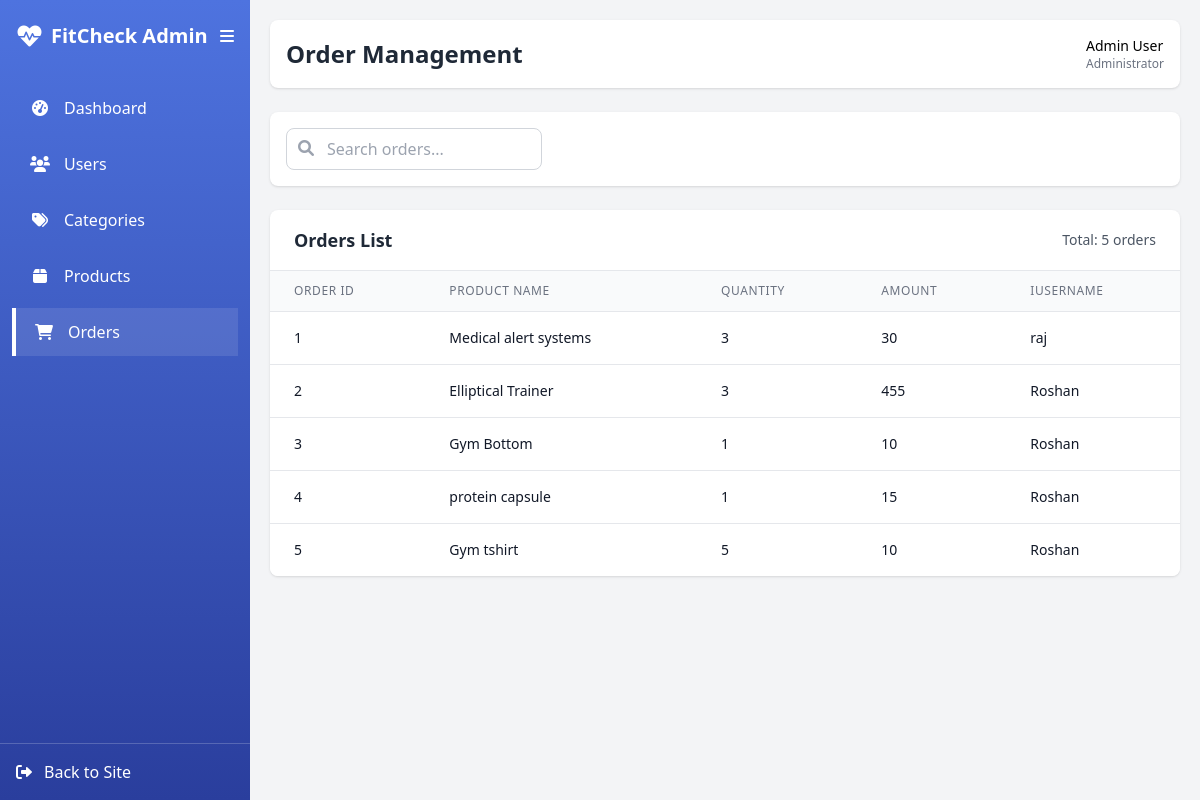
The page /admin_order.php on the database its author committed.
### tables this page shows
CREATE TABLE `tbl_order` (
  `oid` int(11) NOT NULL,
  `pid` int(11) NOT NULL,
  `pname` varchar(50) NOT NULL,
  `pic` varchar(200) NOT NULL,
  `status` int(11) NOT NULL DEFAULT 0,
  `qty` int(11) NOT NULL,
  `price` int(11) NOT NULL,
  `username` varchar(150) NOT NULL
);

### admin_order.php (the view, shortened to what this page needs)
<?php
include 'connect.php';
$query = "SELECT * FROM tbl_order WHERE status=1";
$result = mysqli_query($con, $query);
$arr = [];
while ($row = mysqli_fetch_assoc($result)) {
    $arr[] = $row;
}
?>
<!DOCTYPE html>
<html lang="en">
<head>
    <script src="https://cdn.tailwindcss.com"></script>
    <link rel="stylesheet" href="https://cdnjs.cloudflare.com/ajax/libs/font-awesome/6.0.0-beta3/css/all.min.css">
</head>
<body class="bg-gray-100">
    <div class="flex">
        <div
            class="sidebar bg-gradient-to-b from-primary to-[#2a3e9d] text-white h-screen fixed top-0 left-0 pt-5 overflow-y-auto">
            <div class="flex items-center justify-between px-4">
                <h1 class="text-xl font-bold flex items-center">
                    <i class="fas fa-heartbeat text-2xl mr-2"></i>
                    <span class="nav-text">FitCheck Admin</span>
                </h1>
                <button id="sidebarToggle" class="text-white">
                    <i class="fas fa-bars"></i>
                </button>
            </div>
            <div class="mt-8">
                <ul class="space-y-2 px-3">
                    <li>
                        <a href="admin_dash.php"
                            class="flex items-center py-3 px-4 rounded-lg text-white hover:bg-white hover:bg-opacity-10 transition">
                            <i class="fas fa-tachometer-alt w-6 text-center"></i>
                            <span class="nav-text ml-3">Dashboard</span>
                        </a>
                    </li>
                    <li>
                        <a href="admin_user.php"
                            class="flex items-center py-3 px-4 rounded-lg text-white hover:bg-white hover:bg-opacity-10 transition">
                            <i class="fas fa-users w-6 text-center"></i>
                            <span class="nav-text ml-3">Users</span>
                        </a>
                    </li>
                    <li>
                        <a href="admin_cat.php"
                            class="flex items-center py-3 px-4 rounded-lg text-white hover:bg-white hover:bg-opacity-10 transition">
                            <i class="fas fa-tags w-6 text-center"></i>
                            <span class="nav-text ml-3">Categories</span>
                        </a>
                    </li>
                    <li>
                        <a href="admin_products.php"
                            class="flex items-center py-3 px-4 rounded-lg text-white hover:bg-white hover:bg-opacity-10 transition">
                            <i class="fas fa-box w-6 text-center"></i>
                            <span class="nav-text ml-3">Products</span>
                        </a>
                    </li>
                    <li class="active-tab">
                        <a href="admin_order.php"
                            class="flex items-center py-3 px-4 rounded-lg text-white hover:bg-white hover:bg-opacity-10 transition">
                            <i class="fas fa-shopping-cart w-6 text-center"></i>
                            <span class="nav-text ml-3">Orders</span>
                        </a>
                    </li>
                </ul>
            </div>
            <div class="absolute bottom-0 w-full p-4 border-t border-white border-opacity-20">
                <a href="logout.php" class="flex items-center text-white hover:text-gray-200">
                    <i class="fas fa-sign-out-alt"></i>
                    <span class="nav-text ml-3">Back to Site</span>
                </a>
            </div>
        </div>
        <div class="main-content w-full p-5">
            <div class="bg-white rounded-lg shadow p-4 mb-6 flex justify-between items-center">
                <h2 class="text-2xl font-bold text-gray-800">Order Management</h2>
                <div class="flex items-center space-x-4">
                    <div class="flex items-center">
                        <div class="ml-2">
                            <p class="text-sm font-medium">Admin User</p>
                            <p class="text-xs text-gray-500">Administrator</p>
                        </div>
                    </div>
                </div>
            </div>
            <div class="bg-white rounded-lg shadow p-4 mb-6">
                <div class="flex flex-col md:flex-row md:items-center md:justify-between space-y-4 md:space-y-0">
                    <div class="flex flex-col md:flex-row md:items-center space-y-2 md:space-y-0 md:space-x-4">
                        <div class="relative">
                            <input type="text" placeholder="Search orders..."
                                class="search-box w-full md:w-64 pl-10 pr-4 py-2 border border-gray-300 rounded-lg focus:ring-primary focus:border-primary">
                            <i class="fas fa-search absolute left-3 top-3 text-gray-400"></i>
                        </div>
                    </div>
                </div>
            </div>
            <div class="bg-white rounded-lg shadow overflow-hidden">
                <div class="px-6 py-4 border-b border-gray-200 flex justify-between items-center">
                    <h3 class="text-lg font-bold text-gray-800">Orders List</h3>
                    <span class="text-sm text-gray-600">Total: 5 orders</span>
                </div>
                <div class="overflow-x-auto">
                    <table class="min-w-full divide-y divide-gray-200">
                        <thead class="bg-gray-50">
                            <tr>
                                <th scope="col"
                                    class="px-6 py-3 text-left text-xs font-medium text-gray-500 uppercase tracking-wider">
                                    Order ID</th>
                                <th scope="col"
                                    class="px-6 py-3 text-left text-xs font-medium text-gray-500 uppercase tracking-wider">
                                    Product Name</th>
                                <th scope="col"
                                    class="px-6 py-3 text-left text-xs font-medium text-gray-500 uppercase tracking-wider">
                                    Quantity</th>
                                <th scope="col"
                                    class="px-6 py-3 text-left text-xs font-medium text-gray-500 uppercase tracking-wider">
                                    Amount</th>
                                <th scope="col"
                                    class="px-6 py-3 text-left text-xs font-medium text-gray-500 uppercase tracking-wider">
                                    IUserName</th>
                            </tr>
                        </thead>
                        <tbody class="bg-white divide-y divide-gray-200">
                            <?php if (empty($arr)): ?>
                                <tr>
                                    <td colspan="4">No active orders found</td>
                                </tr>
                            <?php else: ?>
                                <?php
                                $i = 1;
                                foreach ($arr as $order): ?>
                                    <tr>
                                        <td class="px-6 py-4 whitespace-nowrap text-sm font-medium text-gray-900">
                                            <?php echo $i++; ?>
                                        </td>
                                        <td class="px-6 py-4 whitespace-nowrap text-sm text-gray-900">
                                            <?php echo htmlspecialchars($order['pname']); ?>
                                        </td>
                                        <td class="px-6 py-4 whitespace-nowrap text-sm text-gray-900">
                                            <?php echo htmlspecialchars($order['qty']); ?>
                                        </td>
                                        <td class="px-6 py-4 whitespace-nowrap text-sm text-gray-900">
                                            <?php echo htmlspecialchars($order['price']); ?>
                                        </td>
                                        <td class="px-6 py-4 whitespace-nowrap text-sm text-gray-900">
                                            <?php echo htmlspecialchars($order['username']); ?>
                                        </td>
                                    </tr>
                                <?php endforeach; ?>
                            <?php endif; ?>
                        </tbody>
                    </table>
                </div>
            </div>
</body>
</html>

### admin_order.php (style rules this page uses)
.sidebar { width: 250px; transition: all 0.3s; }
.main-content { margin-left: 250px; transition: all 0.3s; }
.active-tab { background-color: rgba(255, 255, 255, 0.1); border-left: 4px solid white; }

### rows shown on the page
tbl_order: pname "Medical alert systems", qty "3", price "30", username "raj"
tbl_order: pname "Elliptical Trainer", qty "3", price "455", username "Roshan"
tbl_order: pname "Gym Bottom", qty "1", price "10", username "Roshan"
tbl_order: pname "protein capsule", qty "1", price "15", username "Roshan"
tbl_order: pname "Gym tshirt", qty "5", price "10", username "Roshan"
